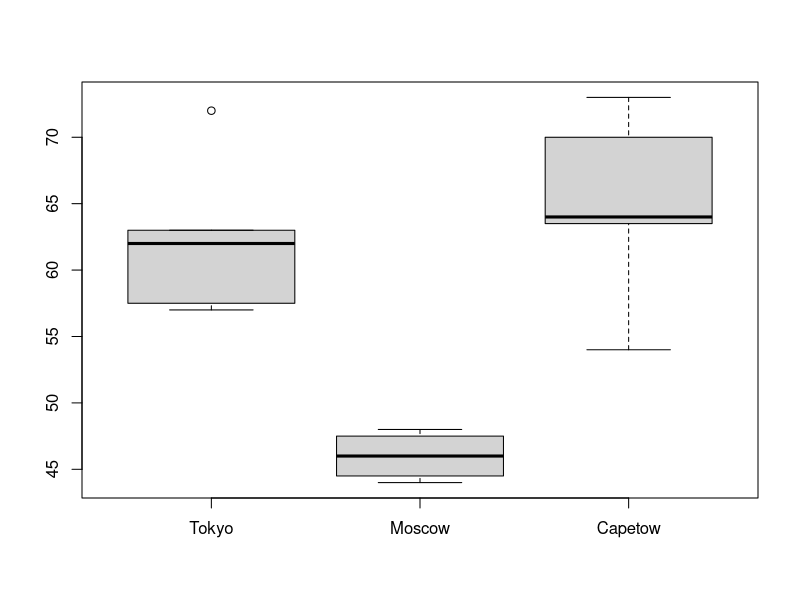
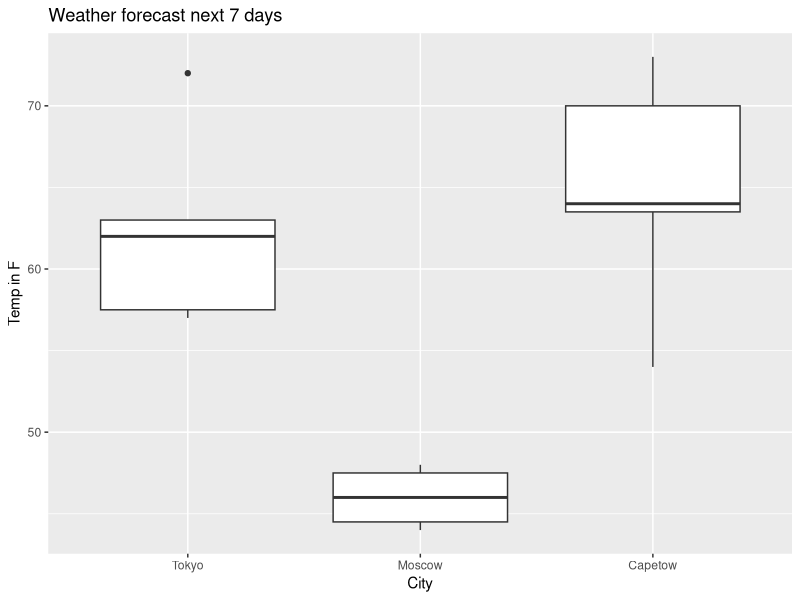

Recreate these plots in R, in order.
## ---- chunk 1
test_variable <- 2 + 6
test_variable
## ---- chunk 2
# Create your variable here
temps_f <- c(57,63,62,72,58,63,57)
## ---- chunk 3
# Write your function here
convert_C <- function(Temp)
  {output <- (Temp-32)*5/9
  return(output)}
## ---- chunk 4
# Apply your function to temp_f here
temps_c <- convert_C(temps_f)
temps_c
## ---- chunk 5
# Write your function here
is_nice_weather <- function (temps){
  count <- 0
  for(temp in temps){
    if (temp>60){
      count <- count+1
    }
  }
  return(count >length(temps)/2)
}

is_nice_weather(temps_f)
## ---- chunk 6
# Create your list here
moscow_tepms_f <- c(44,48,46,44,45,47,48)
capetown_temps_f <- c(73,72,68,64,63,54,64)
Towns <- list(Tokyo = temps_f,
              Moscow = moscow_tepms_f,
              Capetow = capetown_temps_f)
## ---- chunk 7
# Apply your function to your list
lapply(Towns,is_nice_weather)
## ---- chunk 8
# Create your boxplot visualization.
WeatherDf <- as.data.frame(Towns)
boxplot(WeatherDf)
require(ggplot2)
require(reshape)
m_weather_df <- melt(WeatherDf)
ggplot(m_weather_df,aes(x=variable, y=value))+geom_boxplot()+xlab("City")+ylab("Temp in F")+ggtitle("Weather forecast next 7 days")
## ---- chunk 9
